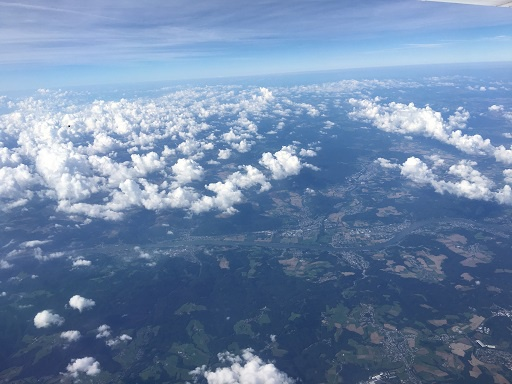
#> input picture TALLER6/images/clouds.jpg, 512 x 384 px
$ jupyter execute --allow-errors 'Taller No. 6 - IA.ipynb'   (older library calls are emulated)   (text cells are left out)
#> lines starting #> are read from the running program, lines starting #| are printed output that depends on the picture; pictures that were not available may be replaced by others from this repository, and a replacement may not be noted
[cell 1]
import cv2

# Cargar
ruta_imagen = 'foto.jpg'
imagen = cv2.imread(ruta_imagen)

# Guardar una copia como png
ruta_imagen_copia = 'foto-copia.png'
cv2.imwrite(ruta_imagen, imagen)

# Cargar la copia
imagen_copia = cv2.imread(ruta_imagen_copia)

# Mostrar
cv2.imshow('Original', imagen)
cv2.imshow('Copia', imagen_copia)
cv2.waitKey(0)
cv2.destroyAllWindows()

[cell 2]
#EJERCICIO FINALIZADO

import cv2

image = cv2.imread("images/clouds.jpg")
#> image is the input picture: shape (384, 512, 3); mean B, G, R 167.8, 134.4, 110.1
gray_image = cv2.cvtColor(image, cv2.COLOR_BGR2GRAY)

# Guardar una copia como png
cv2.imwrite('images/clouds-gray.jpg',gray_image)

cv2.imshow("Original", image)
cv2.imshow("Copia en Grises", gray_image)
cv2.waitKey(0)
cv2.destroyAllWindows()

[cell 3]
import cv2
import numpy
import os

# Make an array of 120,000 random bytes.
random_byte_array = bytearray(os.urandom(120000))
flat_numpy_array = numpy.array(random_byte_array)

# Convert the array to make a 400x300 grayscale image.
gray_image = flat_numpy_array.reshape(300, 400)
cv2.imshow('Random gray', gray_image)
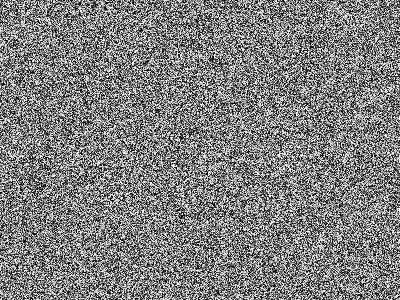
#> window 'Random gray': shape (300, 400); min 0, max 255, mean 127.4

# Convert the array to make a 400x100 color image.
bgr_image = flat_numpy_array.reshape(100, 400, 3)
cv2.imshow('Random color', bgr_image)
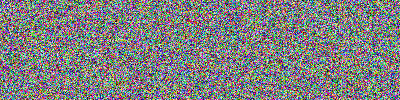
#> window 'Random color': shape (100, 400, 3); mean B, G, R 128, 127.3, 126.7

cv2.waitKey(0)
cv2.destroyAllWindows()

[cell 4]
import cv2
import numpy as np
from matplotlib import pyplot as plt

imagen = cv2.imread('images/clouds.jpg', -1)
cv2.imshow('Nubes',imagen)

color = ('b','g','r')
for canal, col in enumerate(color):
    histr = cv2.calcHist([imagen],[canal],None,[256],[0,256])
    plt.plot(histr,color = col)
    plt.xlim([0,256])
plt.title('Escala de color que tiene la imagen')
plt.show()

while True:
    tecla = cv2.waitKey(0) & 0xFF
#> (key q is pressed here)
    if tecla == 27: break # ESC para salir.
cv2.destroyAllWindows()

[cell 5]
import numpy as np
import cv2

video_file = 'examples/videos/roller-coaster.mp4'
cap = cv2.VideoCapture(video_file)

while (cap.isOpened()):
    # Capture frame-by-frame
    ret, frame = cap.read()
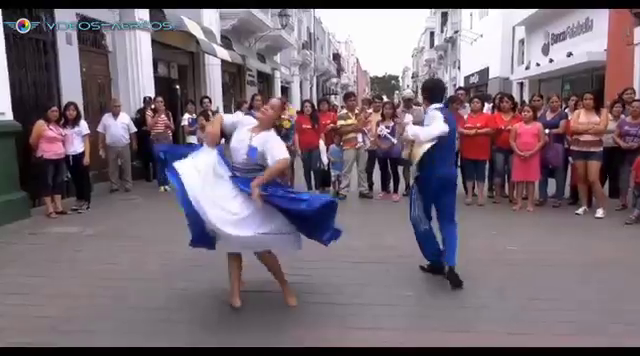
#> input picture frame 79 of TALLER6/video/video_ciudad.mp4, 640 x 356 px, given in place of roller-coaster.mp4, which was not available
#> frame is the input picture: shape (356, 640, 3); mean B, G, R 116.8, 106.5, 119.8

    if ret == True:
        # Operations on the frame
        gray = cv2.cvtColor(frame, cv2.COLOR_BGR2GRAY)

        # Display the resulting frame
        cv2.imshow('frame', gray)

        # Exit?
        if cv2.waitKey(1) & 0xFF == ord('q'):
#> (key q is pressed here)
            break
    else:
        break

cap.release()
cv2.destroyAllWindows()

[cell 6]
#EJERCICIO FINALIZADO

import numpy as np
import cv2

video_file = 'video/video.mp4'
cap = cv2.VideoCapture(video_file)

while (cap.isOpened()):
    # Capture frame-by-frame
    ret, frame = cap.read()

    if ret == True:
        # Operations on the frame
        gray = cv2.cvtColor(frame, cv2.COLOR_BGR2GRAY)

        # Display the resulting frame
        cv2.imshow('Gris', gray)
        cv2.imshow('Color', frame)

        # Exit?
        if cv2.waitKey(1) & 0xFF == ord('q'):
#> (key q is pressed here)
            break
    else:
        break

cap.release()
cv2.destroyAllWindows()

[cell 7]
import numpy as np
import cv2

video_file = 'examples/videos/roller-coaster.mp4'
cap = cv2.VideoCapture(video_file)

# Properties
font = cv2.FONT_HERSHEY_SIMPLEX
font_scale = 1
color = (255,255,255)
thickness = 1

if cv2.__version__.startswith('2.4'):
    height_prop = cv2.cv.CV_CAP_PROP_FRAME_HEIGHT
else:
    height_prop = cv2.CAP_PROP_FRAME_HEIGHT

if cv2.__version__.startswith('2.4'):
    fps_prop = cv2.cv.CV_CAP_PROP_FPS
else:
    fps_prop = cv2.CAP_PROP_FPS

while(cap.isOpened()):
    ret, frame = cap.read()
    if ret == True:
        # Text position
        height = int(cap.get(height_prop))
        position = (50, height - 50)

        # Frames per second
        fps = "{0:.2f}".format(cap.get(fps_prop))
        text = "FPS: " + fps

        # Put text
        cv2.putText(frame, text, position, font, font_scale, color, thickness)

        # Display
        cv2.imshow("Video", frame)

        # Exit?
        if cv2.waitKey(1) & 0xFF == ord('q'):
#> (key q is pressed here)
            break
    else:
        break

# Release everything if job is finished
cap.release()
cv2.destroyAllWindows()

[cell 8]
#EJERCICIO FINALIZADO

import numpy as np
import cv2

video_file = 'video/video.mp4'
cap = cv2.VideoCapture(video_file)

# Properties
font = cv2.FONT_HERSHEY_SIMPLEX
font_scale = 1
color = (255,255,255)
thickness = 2

if cv2.__version__.startswith('2.4'):
    height_prop = cv2.cv.CV_CAP_PROP_FRAME_HEIGHT
else:
    height_prop = cv2.CAP_PROP_FRAME_HEIGHT

if cv2.__version__.startswith('2.4'):
    fps_prop = cv2.cv.CV_CAP_PROP_FPS
else:
    fps_prop = cv2.CAP_PROP_FPS

if cv2.__version__.startswith('2.4'):
    sec_prop = cv2.cv.CV_CAP_PROP_POS_MSEC
else:
    sec_prop = cv2.CAP_PROP_POS_MSEC

if cv2.__version__.startswith('2.4'):
    width_prop = cv2.cv.CV_CAP_PROP_FRAME_WIDTH
else:
    width_prop = cv2.CAP_PROP_FRAME_WIDTH

while(cap.isOpened()):
    ret, frame = cap.read()
    #CALCULO Y MUESTRA DE FPS
    if ret == True:
        # Text position
        height = int(cap.get(height_prop))
        pos_F = (50, height - 50)
        # Frames per second
        fps = "{0:.2f}".format(cap.get(fps_prop))
        text = "FPS: " + fps
        # Put text
        cv2.putText(frame, text, pos_F, font, font_scale, color, thickness)

    #CALCULO Y MUESTRA DE SEGUNDOS TRANSCURRIDOS DEL VIDEO
    if ret == True:
        # Text position
        pos_S = (50, height - 30)
        # Frames per second
        segs = "{0:.2f}".format(cap.get(sec_prop))
        text = "SEG: " + segs
        # Put text
        cv2.putText(frame, text, pos_S, font, font_scale, color, thickness)

    #CALCULO Y MUESTRA DE ANCHO DEL VIDEO
    if ret == True:
        # Text position
        pos_W = (50, height - 10)
        # Frames per second
        ancho = "{0:.2f}".format(cap.get(width_prop))
        alto = "{0:.2f}".format(cap.get(height_prop))

        text = "Ancho x Alto: "+ alto + "x" + ancho

        # Put text
        cv2.putText(frame, text, pos_W, font, font_scale, color, thickness)

        # Display
        cv2.imshow("Video", frame)

        # Exit?
        if cv2.waitKey(1) & 0xFF == ord('q'):
#> (key q is pressed here)
            break
    else:
        break

# Release everything if job is finished
cap.release()
cv2.destroyAllWindows()

[cell 9]
import numpy as np
import cv2

webcam_id = 0
cap = cv2.VideoCapture(webcam_id)

while(cap.isOpened()):
    # Capture frame-by-frame
    ret, frame = cap.read()
    if ret == True:
        # Operations on the frame
        v_frame = cv2.flip(frame, 1)
        h_frame = cv2.flip(frame, 0)

        # Display
        cv2.imshow("Original", frame)
        cv2.imshow("Vertical flip", v_frame)
        cv2.imshow("Horizontal flip", h_frame)

        # Exit?
        if cv2.waitKey(1) & 0xFF == ord('q'):
#> (key q is pressed here)
            break
    else:
        break

# Release everything if job is finished
cap.release()
cv2.destroyAllWindows()

[cell 10]
#EJERCICIO TERMINADO

import numpy as np
import cv2

webcam_id = 0
cap = cv2.VideoCapture(webcam_id)

while(cap.isOpened()):
    # Capture frame-by-frame
    ret, frame = cap.read()
    if ret == True:
        # Operations on the frame
        gray = cv2.cvtColor(frame, cv2.COLOR_BGR2GRAY)
        v_frame = cv2.flip(gray, 1)
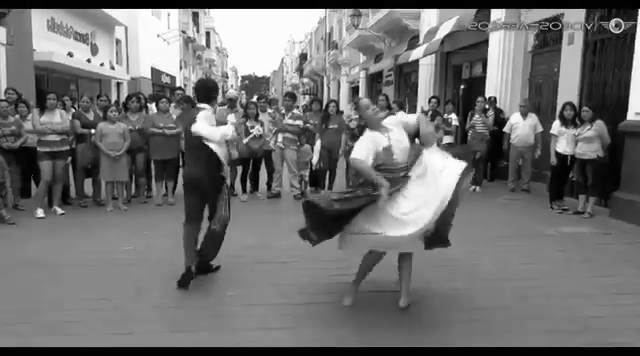
#> v_frame: shape (356, 640); min 0, max 255, mean 111.6
        h_frame = cv2.flip(gray, 0)
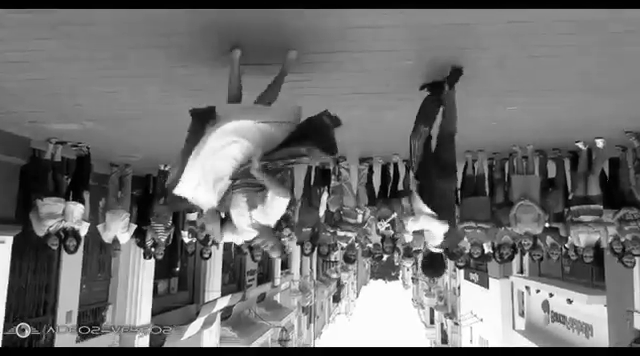
#> h_frame: shape (356, 640); min 0, max 255, mean 111.6

        # Display
        cv2.imshow("Original", frame)
        cv2.imshow("Vertical flip", v_frame)
        cv2.imshow("Horizontal flip", h_frame)

        # Exit?
        if cv2.waitKey(1) & 0xFF == ord('q'):
#> (key q is pressed here)
            break
    else:
        break

# Release everything if job is finished
cap.release()
cv2.destroyAllWindows()

[cell 11]
import cv2
import numpy as np

image_file = 'examples/images/rabbit.jpg'
img = cv2.imread(image_file)

kernel = np.ones((3, 3), np.float32) / 9
#> (the rest of this cell did not finish here and is left out)

[cell 12]
#EJERCICIO FINALIZADO
#Al cambiar los valores de np.ones se altera la luminosidad de la imagen.

import cv2
import numpy as np

image_file = 'images/clouds.jpg'
img = cv2.imread(image_file)

kernel = np.ones((5, 5), np.float32) / 25
dst = cv2.filter2D(src=img, ddepth=-9, kernel=kernel)

# Show
cv2.imshow('Original', img)
cv2.imshow('Filtered', dst)
cv2.waitKey(0)
cv2.destroyAllWindows()

[cell 13]
import cv2

# Load image
image_path = 'examples/images/sunset.jpg'
image = cv2.imread(image_path)

# Blur
k = 5
#> (the rest of this cell did not finish here and is left out)

[cell 14]
#EJERCICIO FINALIZADO
#Al modificar los valores del Kernel, se observa el suavizado de la imagen hasta llegar al punto de volverla desenficada.

import cv2
import numpy as np

image_file = 'images/clouds.jpg'
img = cv2.imread(image_file)

# Blur
k = 20
blur = cv2.blur(img, (k, k))

# Show
cv2.imshow('Original', img)
cv2.imshow('Filtered', blur)
cv2.waitKey(0)
cv2.destroyAllWindows()

[cell 15]
import cv2

# Load image
image_path = 'examples/images/sunset.jpg'
image = cv2.imread(image_path)

# Gaussian blur
k = 5
sigma = 0
#> (the rest of this cell did not finish here and is left out)

[cell 16]
#EJERCICIO TERMINADO
#Al modificar los valores del Kernel y el Sigma, se obseva la suavidad de la imagen y en su aumento, se observa un desenfoque de la imagen.


import cv2

# Load image
image_path = 'images/clouds.jpg'
image = cv2.imread(image_path)

# Gaussian blur
k = 3
sigma = 20
blur = cv2.GaussianBlur(image, (k, k), sigma)

# Show
cv2.imshow('Original', image)
cv2.imshow('Filtered', blur)
cv2.waitKey(0)
cv2.destroyAllWindows()

[cell 17]
import cv2

# Load image
image_path = 'images/taj-noise.jpg'
image = cv2.imread(image_path)

# Gaussian blur
k = 5
sigma = 1
#> (the rest of this cell did not finish here and is left out)

[cell 18]
#EJERCICIO TERMINADO
#Al ejecutar este program y cambiar los valores del kernel y el sigma, se observa como se elimina el ruido de la imagen y se le da suavidad a la misma.


import cv2

# Load image
image_path = 'images/sky.jpg'
image = cv2.imread(image_path)
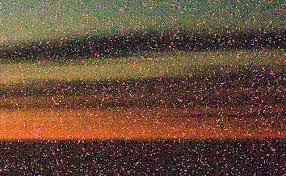
#> input picture TALLER6/images/sky.jpg, 286 x 176 px
#> image is the input picture: shape (176, 286, 3); mean B, G, R 57.3, 75.1, 101.3

# Gaussian blur
k = 15
sigma = 8
blur = cv2.GaussianBlur(image, (k, k), sigma)
#> blur: shape (176, 286, 3)

# Show
cv2.imshow('Original with noise', image)
cv2.imshow('Filtered', blur)
cv2.waitKey(0)
cv2.destroyAllWindows()

[cell 19]
import cv2

# Load image
image_path = 'examples/images/salt_pepper_noise.png'
image = cv2.imread(image_path)

# Gaussian blur
k = 5
#> (the rest of this cell did not finish here and is left out)

[cell 20]
#EJERCICIO TERMINADO
#Al ejecutar este program y cambiar los valores del kernel y el sigma, se observa como se elimina el ruido de la imagen y se le da suavidad a la misma.

import cv2

# Load image
image_path = 'images/sal_pimienta.jpg'
image = cv2.imread(image_path)
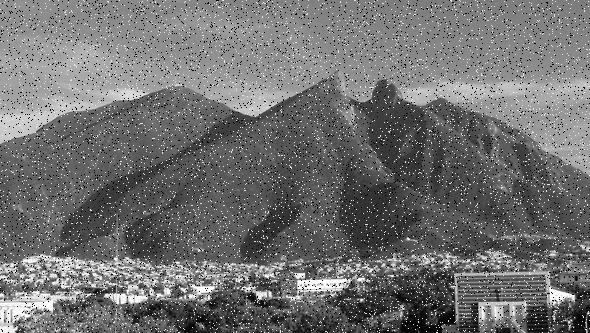
#> input picture TALLER6/images/sal_pimienta.jpg, 590 x 333 px
#> image is the input picture: shape (333, 590, 3); min 0, max 255, mean 112

# Gaussian blur
k = 7
blur = cv2.medianBlur(image, k)
#> blur: shape (333, 590, 3)

# Show
cv2.imshow('Original', image)
cv2.imshow('Filtered', blur)
cv2.waitKey(0)
cv2.destroyAllWindows()

[cell 21]
import cv2
import numpy as np

# Load image
image = cv2.imread('examples/images/sudoku.jpg', cv2.IMREAD_GRAYSCALE)

# Sobel
k = 3
#> (the rest of this cell did not finish here and is left out)

[cell 22]
#EJERCICIO FINALIZADO

import cv2
import numpy as np

# Load image
image = cv2.imread('images/edificio_ruido.jpg')

# Sobel
k = 3
#> (the rest of this cell did not finish here and is left out)

[cell 23]
import cv2
import numpy as np

webcam_id = 0
cap = cv2.VideoCapture(webcam_id)

# Cany edge detector thresholds
threshold_one = 50
threshold_two = 150
aperture_size = 3

while(cap.isOpened()):
    # Capture frame-by-frame
    ret, frame = cap.read()
    if ret == True:
        # Operations on the frame
        edges = cv2.Canny(frame, threshold_one, threshold_two, aperture_size)
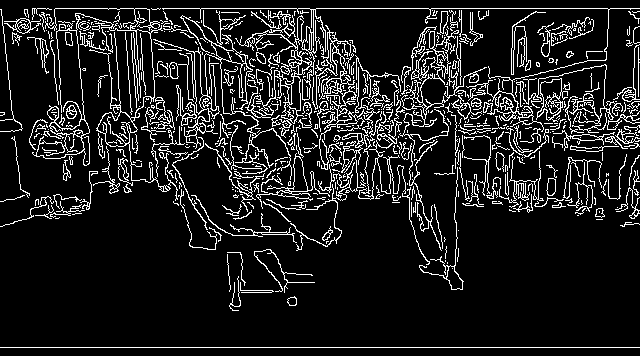
#> edges: shape (356, 640); 11.8% white in thin lines or dots

        # Display
        cv2.imshow("Original", frame)
        cv2.imshow("Canny edge detection", edges)

        # Exit?
        if cv2.waitKey(1) & 0xFF == ord('q'):
#> (key q is pressed here)
            break
    else:
        break

# Release everything if job is finished
cap.release()
cv2.destroyAllWindows()

[cell 24]
#EJERCICIO FINALIZADO

import cv2
import numpy as np

video_file = 'video/video_ciudad.mp4'
cap = cv2.VideoCapture(video_file)

# Cany edge detector thresholds
threshold_one = 50
threshold_two = 150
aperture_size = 3

while(cap.isOpened()):
    # Capture frame-by-frame
    ret, frame = cap.read()
    if ret == True:
        # Operations on the frame
        edges = cv2.Canny(frame, threshold_one, threshold_two, aperture_size)

        # Display
        cv2.imshow("Original", frame)
        cv2.imshow("Canny edge detection", edges)

        # Exit?
        if cv2.waitKey(1) & 0xFF == ord('q'):
#> (key q is pressed here)
            break
    else:
        break

# Release everything if job is finished
cap.release()
cv2.destroyAllWindows()

[cell 25]
import cv2
import numpy as np
from matplotlib import pyplot as plt

# Load
image_path = 'examples/images/rabbit.jpg'
image = cv2.imread(image_path, cv2.IMREAD_GRAYSCALE)

# Show image
cv2.imshow('Image', image)
cv2.waitKey(0)

# Histogram
hist = cv2.calcHist([image], channels=[0], mask=None, histSize=[256], ranges=[0,255])
#> hist = 256 values from 0 to 0

# Plot
plt.plot(hist)
plt.xlim([0, 255])
plt.show()
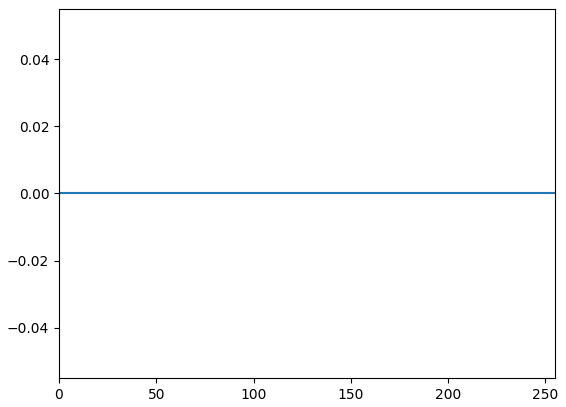
#> figure drawn by matplotlib, 1 panel

cv2.destroyAllWindows()

[cell 26]
#EJERCICIO FINALIZADO

import cv2
import numpy as np
from matplotlib import pyplot as plt

# Load
image = cv2.imread('images/clouds.jpg',0)
#> image: shape (384, 512)
#image = cv2.imread(image_path, cv2.IMREAD_GRAYSCALE)

# Show image
cv2.imshow('Image', image)
cv2.waitKey(0)

# Histogram
hist = cv2.calcHist([image], channels=[0], mask=None, histSize=[256], ranges=[0,255])
#> hist = 256 values, max 3162 at index 66, min 0 at index 0, mean 767

# Plot
plt.title('Azul')
plt.plot(hist)
plt.xlim([200, 0])
plt.show()
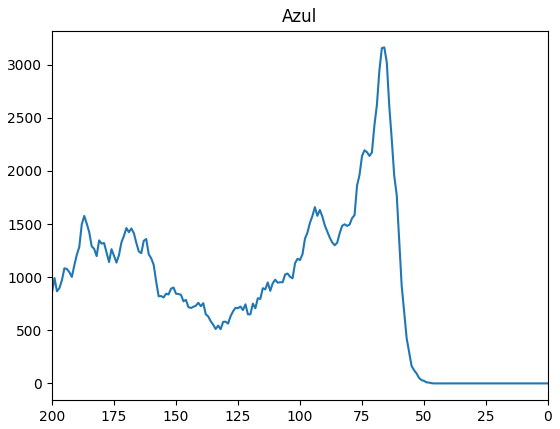
#> figure drawn by matplotlib, 1 panel; curve peaks at x = 66, y = 3162

plt.title('Amarillo')
plt.plot(hist)
plt.xlim([220, 255])
plt.show()

plt.title('Rojo')
plt.plot(hist)
plt.xlim([255, 0])
plt.show()
#> (the rest of the program and of its run is left out)
